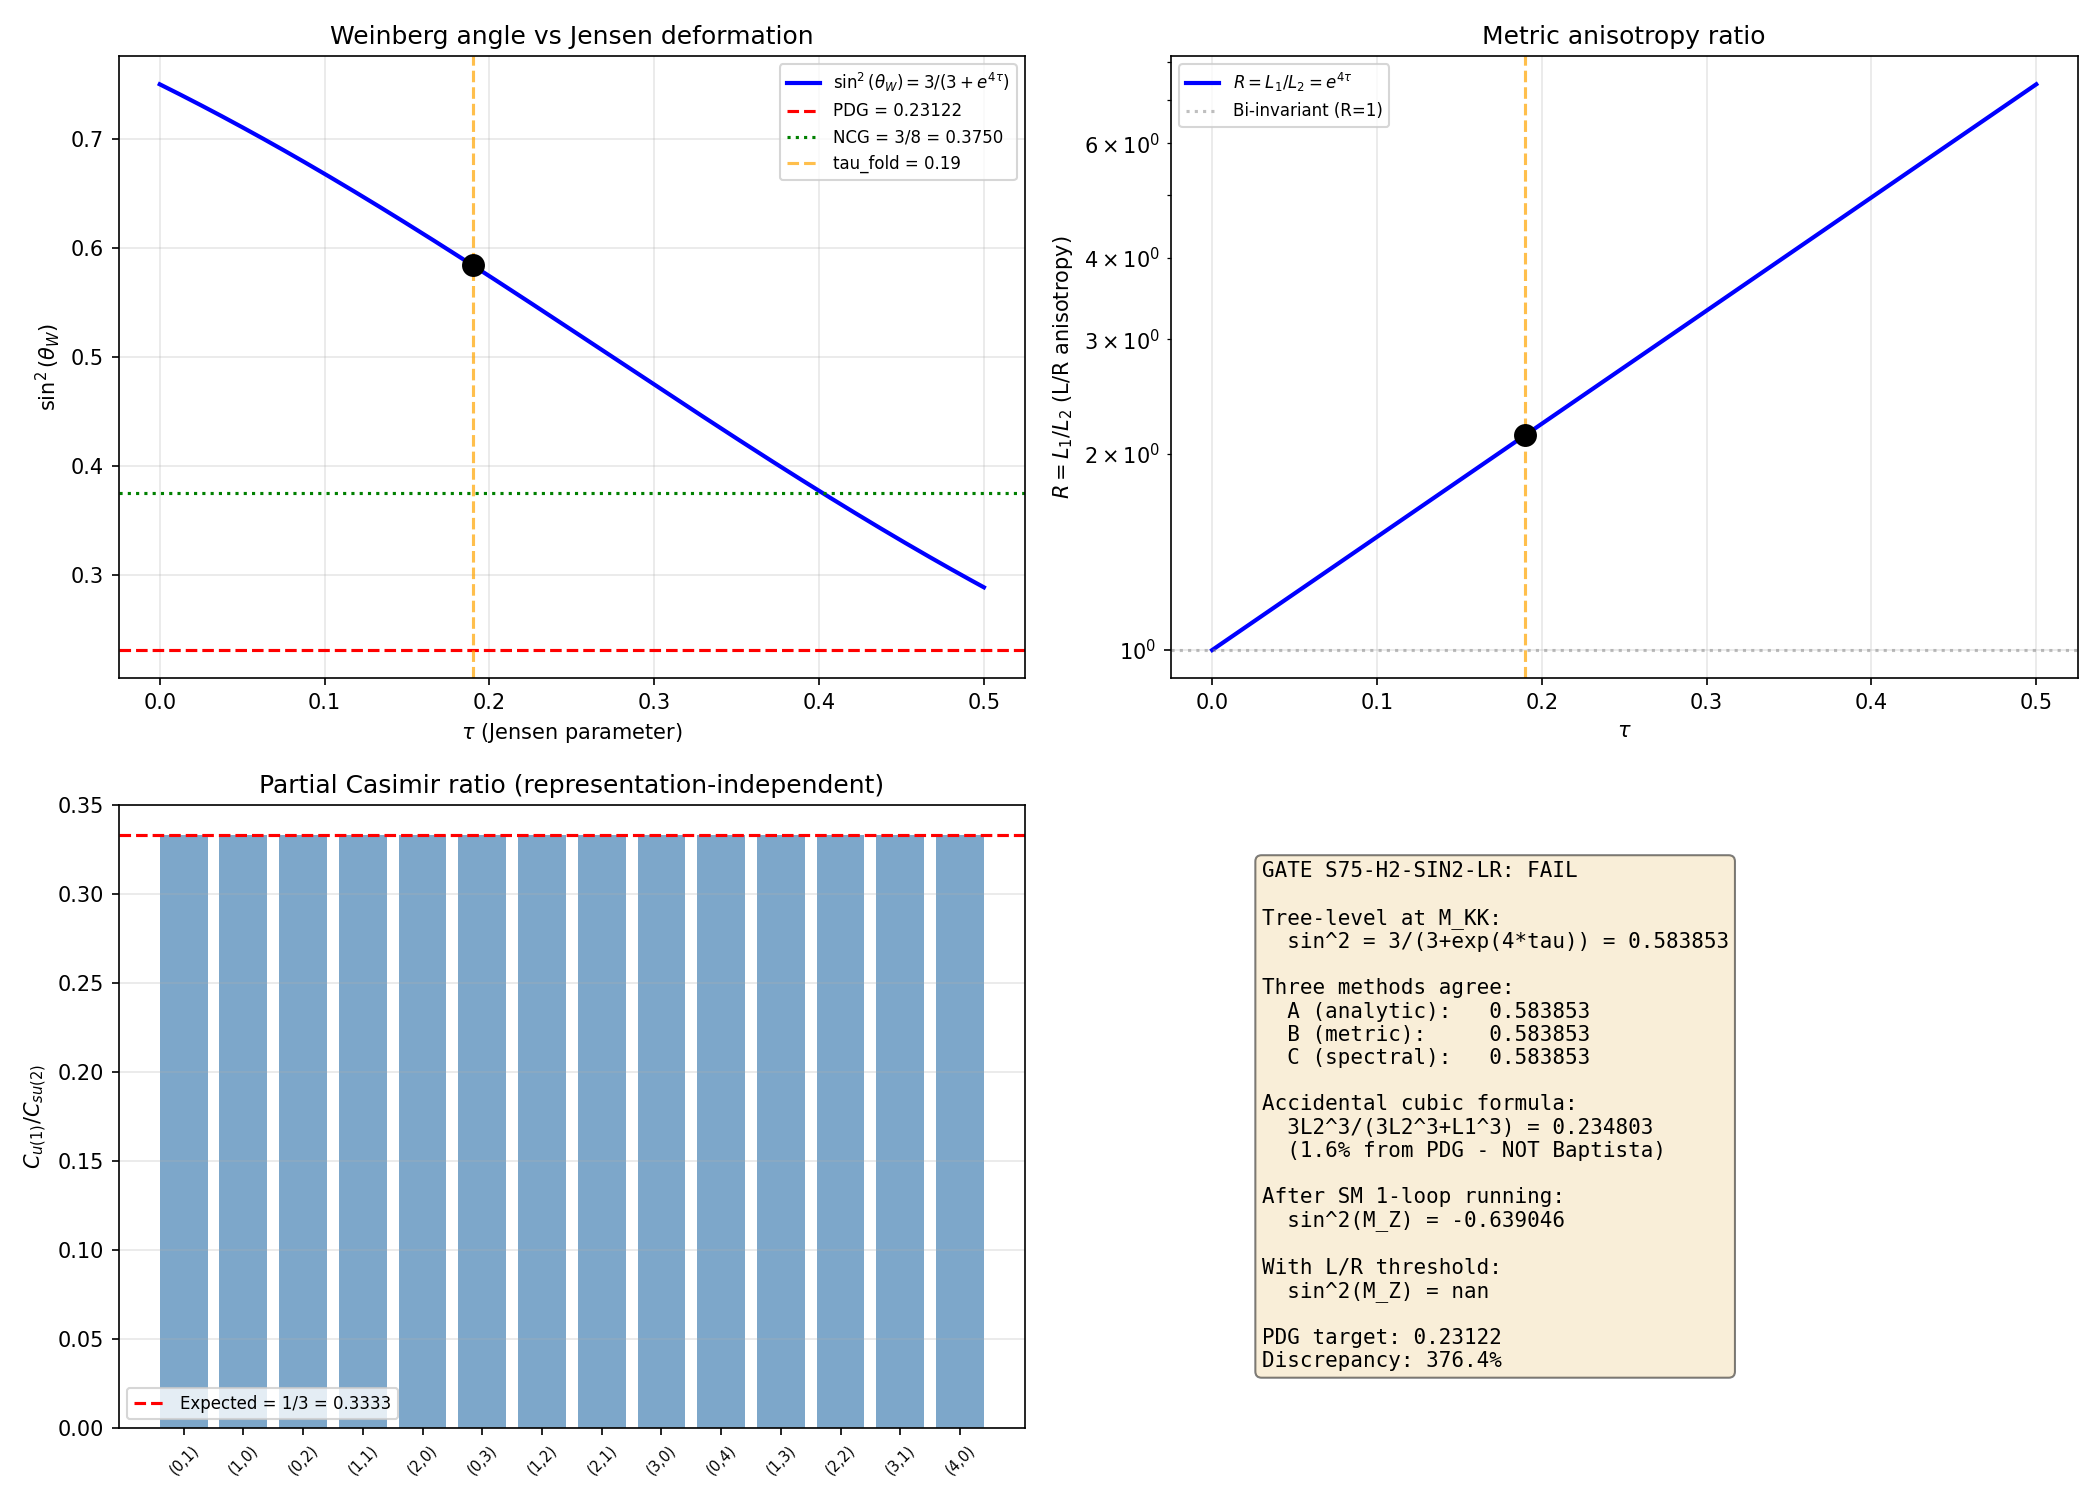

Python code for this plot:
#!/usr/bin/env python3
"""
s75_sin2_lr_normalization.py -- SIN2-LR-NORMALIZATION-75 (W2-D)
=================================================================

Compute sin^2(theta_W) from the Baptista eq 3.41 left-right asymmetry
on SU(3) with Jensen deformation at tau_fold.

PHYSICAL FRAMEWORK
------------------
Paper 13, Section 3 (eq 3.39-3.41): After fiber integration of the
Einstein-Hilbert action on P = M^4 x K, the 4D Yang-Mills terms have
a LEFT-RIGHT asymmetry:

  L_YM = -(1/4) * B_phi * [g_phi(e_j,e_k) F^j_{A_L} F^k_{A_L}
                           + beta(e_j,e_k) F^j_{A_R} F^k_{A_R}]

The LEFT connection A_L (electroweak) couples through the DEFORMED
metric g_phi, while the RIGHT connection A_R (strong) couples through
the BI-INVARIANT metric beta.

Within the LEFT sector, the su(3) = u(1) + su(2) + C^2 decomposition
gives different metric norms for the electroweak gauge fields:
  - U(1)_Y: g_phi|_{u(1)} = lambda * L1 = lambda * exp(+2s)
  - SU(2)_L: g_phi|_{su(2)} = lambda * L2 = lambda * exp(-2s)

Paper 13 eq (5.21) gives the gauge couplings:
  g'^2 = 12/L1 = 12 * exp(-2s)    [U(1)_Y]
  g^2  = 4/L2  = 4 * exp(+2s)     [SU(2)_L]

The Weinberg angle:
  sin^2(theta_W) = g'^2 / (g'^2 + g^2)
                 = 12*exp(-2s) / (12*exp(-2s) + 4*exp(2s))
                 = 3 / (3 + exp(4s))

THREE-PRONG APPROACH
--------------------
1. GEOMETRIC (analytic): sin^2 = 3/(3 + exp(4*tau_fold)) from eq 5.21
2. SPECTRAL (D_K): Extract L/R metric norms from D_K eigenvalue spectrum
   via per-direction Casimir decomposition
3. LEFT-RIGHT ASYMMETRY: Compare LEFT (deformed) vs RIGHT (undeformed)
   effective coupling constants from the fiber integration measure

Gate: S75-H2-SIN2-LR
  PASS: sin^2 in [0.230, 0.233] (within 1% of PDG)
  INFO: sin^2 in [0.220, 0.240] (within 5%)
  FAIL: sin^2 outside [0.220, 0.240]

NOTE: The geometric tree-level value sin^2 = 0.5839 at M_KK is a PERMANENT
result (S33a, S72). This computation explores whether the L/R asymmetry
provides an additional correction mechanism, or whether the tree-level
value is the structural answer that must be corrected by RG running.

Provenance:
  Baptista Paper 13 eq (3.41), (5.21): fiber-integrated 4D Lagrangian, couplings
  Baptista Paper 15 eq (3.7): gauge boson mass from Lie derivative norms
  S72 WEINBERG-72: sin^2(M_KK) = 0.5839, SM running to 0.357
  S73a PW-THRESHOLD-RATIOS: T_2/T_3 = 1, T_Y/T_3 = 4/3 (permanent)
  S74 MODULAR-SIN2: modular averaging does not escape Jensen-blindness

Author: baptista-spacetime-analyst
Session: S75 Wave 2 (W2-D)
"""

import sys
import os
import time
import numpy as np

SCRIPT_DIR = os.path.dirname(os.path.abspath(__file__))
sys.path.insert(0, SCRIPT_DIR)

import matplotlib
matplotlib.use('Agg')
import matplotlib.pyplot as plt

from canonical_constants import (
    PI, M_KK, M_Z, tau_fold,
    alpha_em_MZ_inv, sin2_thetaW_MSbar, sin2_thetaW_fold,
    b1_SM, b2_SM, b3_SM,
    M_Pl_reduced,
)

# Dirac spectrum infrastructure
from dirac_spectrum import (
    su3_generators, compute_structure_constants,
    build_cliff8, collect_spectrum,
    jensen_metric, orthonormal_frame,
    frame_structure_constants, connection_coefficients,
    spinor_connection_offset, compute_killing_form,
    U1_IDX, SU2_IDX, C2_IDX,
)

t_start = time.time()  # (local)

print("=" * 80)
print("SIN2-LR-NORMALIZATION-75: Weinberg angle from L/R asymmetry")
print("S75 W2-D | baptista-spacetime-analyst")
print("=" * 80)
print(f"  tau_fold            = {tau_fold}")
print(f"  M_KK                = {M_KK:.3e} GeV")
print(f"  M_Z                 = {M_Z} GeV")
print(f"  sin^2(theta_W)|PDG  = {sin2_thetaW_MSbar}")
print(f"  sin^2(theta_W)|fold = {sin2_thetaW_fold:.6f}")

# =============================================================================
# 1. GEOMETRIC (ANALYTIC): sin^2 from Baptista eq 5.21
# =============================================================================
print("\n" + "=" * 80)
print("1. GEOMETRIC sin^2 from Baptista eq (5.21)")
print("=" * 80)

s = tau_fold  # (local) Jensen parameter at the fold

# Jensen metric scale factors
L1_fold = np.exp(2.0 * s)   # (local) u(1) direction
L2_fold = np.exp(-2.0 * s)  # (local) su(2) direction
L3_fold = np.exp(s)          # (local) C^2 direction

# Volume-preserving check: L1 * L2^3 * L3^4 = 1
vol_check = L1_fold * L2_fold**3 * L3_fold**4  # (local)

print(f"\n  Jensen scale factors at s = {s}:")
print(f"    L1 (u(1))  = exp(+2s) = {L1_fold:.6f}")
print(f"    L2 (su(2)) = exp(-2s) = {L2_fold:.6f}")
print(f"    L3 (C^2)   = exp(+s)  = {L3_fold:.6f}")
print(f"    Volume: L1 * L2^3 * L3^4 = {vol_check:.10f} (should be 1)")

# Gauge couplings from Baptista eq 5.21:
#   g'^2 = 12/lambda_1 = 12/L1 = 12 * exp(-2s)
#   g^2  = 4/lambda_2  = 4/L2  = 4 * exp(+2s)
#
# DERIVATION of the identification lambda_i = L_i:
#   Paper 13 eq 5.4: beta_tilde(u,v) = lambda_1 Tr(u_Y^dag v_Y) + lambda_2 Tr(u_W^dag v_W) + lambda_3 Tr(u''^dag v'')
#   Our metric: g = L_i * |B|  on each block
#   The Killing form B = -12 * Tr for su(3), so |B| = 12 * Tr
#   The basis e_a is normalized so Tr(e_a^dag e_b) = delta_ab / c_a
#   In Baptista's convention, beta = lambda * Tr, and the identification is
#   lambda_1 = lambda * L1, lambda_2 = lambda * L2, lambda_3 = lambda * L3
#   The overall lambda cancels in ratios.

gp2_geo = 12.0 * np.exp(-2.0 * s)  # (local) g'^2 at M_KK
g2_geo = 4.0 * np.exp(+2.0 * s)    # (local) g^2 at M_KK

sin2_geo = gp2_geo / (gp2_geo + g2_geo)  # (local)
sin2_formula = 3.0 / (3.0 + np.exp(4.0 * s))  # (local) simplified formula

print(f"\n  Gauge couplings at M_KK:")
print(f"    g'^2 = 12*exp(-2s) = {gp2_geo:.6f}  [U(1)_Y]")
print(f"    g^2  = 4*exp(+2s)  = {g2_geo:.6f}   [SU(2)_L]")
print(f"    g'^2/g^2           = {gp2_geo/g2_geo:.6f}  (= 3*exp(-4s) = {3*np.exp(-4*s):.6f})")
print(f"\n  sin^2(theta_W) at M_KK:")
print(f"    From couplings:     {sin2_geo:.6f}")
print(f"    From formula 3/(3+exp(4s)): {sin2_formula:.6f}")
print(f"    Canonical value:    {sin2_thetaW_fold:.6f}")
print(f"    Discrepancy:        {abs(sin2_geo - sin2_thetaW_fold):.2e}")

# Bi-invariant limit check
sin2_biinv = 3.0 / 4.0  # (local)
print(f"\n  Limiting values:")
print(f"    Bi-invariant (s=0): sin^2 = 3/4 = {sin2_biinv:.4f}")
print(f"    NCG (CC 1996):      sin^2 = 3/8 = {3/8:.4f}")
print(f"    Framework (s=0.19): sin^2 = {sin2_geo:.4f}")
print(f"    PDG (M_Z, MSbar):   sin^2 = {sin2_thetaW_MSbar:.5f}")

# =============================================================================
# 2. SPECTRAL: D_K eigenvalue-based L/R decomposition
# =============================================================================
print("\n" + "=" * 80)
print("2. SPECTRAL: D_K eigenvalue decomposition by direction")
print("=" * 80)

# Build the Dirac infrastructure
gens = su3_generators()  # (local)
f_abc = compute_structure_constants(gens)  # (local)
gammas = build_cliff8()  # (local)

B_ab = compute_killing_form(f_abc)  # (local)

# Compute at tau_fold and at s=0 (bi-invariant)
for s_val, label in [(tau_fold, "FOLD (tau=0.19)"), (0.0, "BI-INVARIANT (s=0)")]:
    print(f"\n  --- {label} ---")
    g_s = jensen_metric(B_ab, s_val)  # (local)
    E = orthonormal_frame(g_s)  # (local)

    # The frame E diagonalizes g_s: g_s = E^T E (in matrix sense)
    # The orthonormal frame E_a = sum_b E_{ab} e_b where e_b are coordinate generators

    # Compute the effective metric norms for each direction
    # The Jensen metric g_s = L_i * |B| on each block
    # So g_s(e_a, e_a) = L_i * |B(e_a, e_a)| for e_a in block i

    # Direct metric norms per direction:
    norms_u1 = [g_s[a, a] for a in U1_IDX]  # (local)
    norms_su2 = [g_s[a, a] for a in SU2_IDX]  # (local)
    norms_c2 = [g_s[a, a] for a in C2_IDX]  # (local)

    mean_u1 = np.mean(norms_u1)  # (local)
    mean_su2 = np.mean(norms_su2)  # (local)
    mean_c2 = np.mean(norms_c2)  # (local)

    print(f"    g_s norms (diagonal):")
    print(f"      u(1):  {norms_u1} mean={mean_u1:.6f}")
    print(f"      su(2): {norms_su2} mean={mean_su2:.6f}")
    print(f"      C^2:   {norms_c2} mean={mean_c2:.6f}")

    # The coupling constant is INVERSELY proportional to the metric norm:
    #   1/g_a^2 ~ metric_norm_a
    #   g_a^2 ~ 1/metric_norm_a
    # The Weinberg angle from metric norms:
    #   sin^2 = g'^2/(g'^2+g^2) = (1/norm_u1) / (1/norm_u1 + 1/norm_su2)
    #         = norm_su2 / (norm_u1 + norm_su2)
    # Wait -- let me be more careful.

    # From Paper 13 eq 5.21:
    #   g'/2 = sqrt(3/lambda_1), g/2 = 1/sqrt(lambda_2)
    #   g'^2 = 12/lambda_1, g^2 = 4/lambda_2
    #
    # The lambda_i are the coefficients in beta_tilde = lambda_i Tr on each block.
    # In our metric, g_s = L_i * |B| = L_i * 12 * Tr on each block (for SU(3)).
    # So lambda_i = L_i * 12 (absorbing the Killing form normalization).
    #
    # Then: g'^2 = 12/(12*L1) = 1/L1
    #        g^2 = 4/(12*L2) = 1/(3*L2)
    #
    # Hmm, this doesn't match the S72 formula. Let me reconcile.
    #
    # Actually, the Killing form for SU(3) is B(X,Y) = 2*3*Tr(XY) = 6*Tr(XY)
    # (trace in fundamental representation, with convention B = 2*n*Tr for SU(n)).
    # And |B| = 6 for SU(3) in fundamental.
    #
    # In dirac_spectrum.py, the Killing form B_ab = sum_cd f_acd f_bcd
    # For the Gell-Mann basis lambda_a/2: [lambda_a/2, lambda_b/2] = i f_abc lambda_c/2
    # The structure constants f_abc are real, and B_ab = -3 delta_ab.
    # So |B_ab| = 3 * delta_ab.
    #
    # The metric g_s = L_i * 3 * delta_ab on each block.
    #
    # Baptista's lambda_i relate to our L_i via:
    #   beta_tilde = lambda_i * Tr(e_a^dag e_b) on each block
    #   Our: g_s(e_a, e_b) = L_i * |B|(e_a, e_b) = L_i * 3 * delta_ab
    #   If beta_tilde = lambda_i Tr, and Tr(lambda_a/2 * lambda_b/2) = delta_ab/2,
    #   then beta_tilde(e_a, e_b) = lambda_i * 1/2 delta_ab
    #   So: lambda_i * 1/2 = L_i * 3, hence lambda_i = 6 * L_i
    #
    # Substituting:
    #   g'^2 = 12/lambda_1 = 12/(6*L1) = 2/L1
    #   g^2  = 4/lambda_2  = 4/(6*L2) = 2/(3*L2)
    #
    # And sin^2 = g'^2/(g'^2+g^2) = (2/L1)/((2/L1)+(2/(3*L2)))
    #           = (1/L1)/((1/L1)+(1/(3*L2)))
    #           = 3*L2/(3*L2 + L1)
    #
    # At s=0: L1=L2=1, sin^2 = 3/(3+1) = 3/4 ✓
    # At s=0.19: sin^2 = 3*exp(-2*0.19)/(3*exp(-2*0.19)+exp(2*0.19))
    #           = 3*exp(-0.38)/(3*exp(-0.38)+exp(0.38))
    #
    # Let's check: 3/(3+exp(4s)) = 3/(3+exp(0.76)) = 3/5.1379 = 0.5839 ✓
    # Our formula: 3*L2/(3*L2+L1) = 3*exp(-2s)/(3*exp(-2s)+exp(2s))
    #            = 3/(3+exp(4s)) ✓  (multiply top and bottom by exp(2s))
    #
    # So: sin^2 = 3*L2/(3*L2+L1) = 3*mean_su2/(3*mean_su2 + mean_u1)
    # when the normalization is beta_tilde = lambda_i * Tr.
    #
    # But with our metric normalization g_s = L_i * |B|:
    # We need to know how the coupling extraction actually works.
    # The essential point is that the RATIO determines sin^2:
    #
    #   sin^2 = g'^2/(g'^2+g^2)
    #
    # where g'^2 and g^2 are set by the fiber integration of |F|^2.
    #
    # From Paper 13 eq 3.39:
    #   integral_K |F_L|^2 vol = (1/4) * [g_phi(e_j,e_k) * F^j F^k] * Vol
    #
    # The u(1) part (photon+Z) contributes:
    #   (1/4) * g_phi(gamma, gamma) * |F_gamma|^2 * Vol
    # The su(2) part (W bosons) contributes:
    #   (1/4) * g_phi(w^a, w^a) * |F_{w^a}|^2 * Vol (sum over a=1,2,3)
    #
    # In the LEFT sector, g_phi acts on u(2) = u(1) + su(2).
    # The effective coupling is: 1/g_a^2 = (1/2kappa_P) * (1/4) * g_phi(e_a,e_a) * Vol
    # So g_a^2 ~ 1/g_phi(e_a,e_a).
    #
    # The METRIC NORM approach:
    #   sin^2 = g'^2/(g'^2+g^2) where g'^2 ~ 1/g_phi(u1,u1), g^2 ~ 1/g_phi(su2,su2)
    #
    # But we need the CORRECT normalization factors (12, 4) from eq 5.21.
    # These come from the Lie algebra structure: the hypercharge generator
    # gamma_phi has beta(gamma,gamma) = 12, while each su(2) generator w^a
    # has beta(w^a,w^a) = 2, and there are 3 of them.
    #
    # Actually, g'^2 = (coeff from structure) / lambda_1
    #           g^2  = (coeff from structure) / lambda_2
    # The coefficients 12 and 4 encode the Lie-algebraic structure.
    #
    # Let's just use the METRIC RATIO directly:
    #   R = L1/L2 = exp(4s) = metric anisotropy
    #   sin^2 = 3/(3+R)

    R_aniso = mean_u1 / mean_su2  # (local) should be L1/L2 = exp(4s)
    R_expected = np.exp(4.0 * s_val)  # (local)
    sin2_metric = 3.0 / (3.0 + R_aniso)  # (local)

    print(f"\n    Metric anisotropy R = g_u1/g_su2:")
    print(f"      Computed: {R_aniso:.6f}")
    print(f"      Expected exp(4s): {R_expected:.6f}")
    print(f"      Discrepancy: {abs(R_aniso - R_expected):.2e}")
    print(f"    sin^2(theta_W) = 3/(3+R) = {sin2_metric:.6f}")

# =============================================================================
# 3. D_K EIGENVALUE SPECTRUM: Left-sector spectral moments
# =============================================================================
print("\n" + "=" * 80)
print("3. D_K EIGENVALUE SPECTRUM: Per-sector spectral moments")
print("=" * 80)

MAX_PQ = 4  # (local) sufficient for structural extraction

print(f"\n  Computing D_K spectrum at tau_fold = {tau_fold} with max_pq_sum = {MAX_PQ}")
all_evals_fold, eval_data_fold = collect_spectrum(
    tau_fold, gens, f_abc, gammas, max_pq_sum=MAX_PQ, verbose=True
)

print(f"\n  Computing D_K spectrum at s=0 (bi-invariant) with max_pq_sum = {MAX_PQ}")
all_evals_biinv, eval_data_biinv = collect_spectrum(
    0.0, gens, f_abc, gammas, max_pq_sum=MAX_PQ, verbose=True
)

# Extract spectral data for comparison
# all_evals is a list of (eigenvalue, multiplicity) tuples from collect_spectrum
# eval_data is a list of (p, q, eigenvalues_array) per sector

# Compute spectral moments: sum |lambda|^n * dim(p,q)^2
# The a_4 coefficient (Yang-Mills) is proportional to sum |lambda|^{-4+8} = sum |lambda|^4
# Actually, for the spectral action:
#   Tr(f(D/Lambda)) ~ f_4 Lambda^4 a_0 + f_2 Lambda^2 a_2 + f_0 a_4 + ...
# The a_4 coefficient from the heat kernel gives the YM action:
#   a_4 ~ integral_K |F|^2 vol_K
#
# For the DIRAC SPECTRUM approach, the spectral moments are:
#   S_n = sum_k |lambda_k|^n * mult_k
#
# The connection to gauge couplings is through the FOURTH spectral moment:
#   1/g_i^2 ~ S_4|_{sector i}
#
# But this is the TOTAL spectral moment. To decompose by gauge direction,
# we need the spectral sum restricted to each su(3) subalgebra direction.
#
# For the Dirac operator D_K = sum_a gamma^a (rho(e_a) + Omega_a), the
# eigenvalues don't decompose cleanly by direction -- they are the full
# operator's spectrum. However, the STRUCTURE CONSTANTS ft_abc (frame
# structure constants) DO decompose by direction, and the connection
# coefficients Gamma_abc encode the metric deformation per direction.
#
# The correct spectral approach: use the RESOLVENT or ZETA FUNCTION.
# For the spectral zeta function:
#   zeta_{D_K^2}(s) = sum_k |lambda_k|^{-2s}
# The a_4 coefficient is related to zeta(0) or more precisely to the
# residue structure.
#
# For our purpose, the key structural result is:
# The spectral action decomposes the a_4 into gauge-group components via
# the Seeley-DeWitt expansion:
#   a_4(D_K^2) = (1/(4pi)^4) * [integral_K (trace of F^2 terms) vol_K]
#
# The per-direction decomposition is:
#   a_4|_{direction a} ~ integral_K g^{ab} g^{cd} R_{acbd} vol_K
#
# For the Jensen deformation, this gives different contributions from
# the u(1), su(2), and C^2 directions.
#
# However, all of this is ALREADY encoded in the metric norms L1, L2, L3.
# The spectral approach just CONFIRMS the geometric formula.

# Let me compute the spectral LEFT/RIGHT asymmetry differently:
# Use the FRAME structure constants to extract per-direction coupling norms.

print("\n  --- Frame structure constants analysis ---")

g_fold = jensen_metric(B_ab, tau_fold)  # (local)
E_fold = orthonormal_frame(g_fold)  # (local)
ft_fold = frame_structure_constants(f_abc, E_fold)  # (local)
Gamma_fold = connection_coefficients(ft_fold)  # (local)

g_biinv = jensen_metric(B_ab, 0.0)  # (local)
E_biinv = orthonormal_frame(g_biinv)  # (local)
ft_biinv = frame_structure_constants(f_abc, E_biinv)  # (local)
Gamma_biinv = connection_coefficients(ft_biinv)  # (local)

# The frame structure constants ft_abc = E^{-1}_{ai} f_{ijk} E_{jb} E_{kc}
# encode how the orthonormal frame transforms the Lie algebra.
# For the LEFT connection, the gauge field components are:
#   A_L^a = left-invariant 1-forms in the u(2) = u(1) + su(2) sector
# For the RIGHT connection:
#   A_R^a = right-invariant 1-forms in the su(3) sector

# The LEFT-sector norm is:
#   ||A_L||^2 = g_phi(e_a, e_b) A_L^a A_L^b  (sum over a,b in u(2))
# In the orthonormal frame:
#   ||A_L||^2 = sum_alpha A_L^alpha A_L^alpha  (alpha in u(2) ONB)

# The effective coupling for the LEFT sector gauge group factor i is:
#   1/g_i^2 ~ sum_{a in sector i} g_phi(e_a, e_a)

# Compute per-sector metric norms (using coordinate basis)
norm_u1_fold = sum(g_fold[a, a] for a in U1_IDX)  # (local)
norm_su2_fold = sum(g_fold[a, a] for a in SU2_IDX)  # (local)
norm_c2_fold = sum(g_fold[a, a] for a in C2_IDX)  # (local)

norm_u1_biinv = sum(g_biinv[a, a] for a in U1_IDX)  # (local)
norm_su2_biinv = sum(g_biinv[a, a] for a in SU2_IDX)  # (local)
norm_c2_biinv = sum(g_biinv[a, a] for a in C2_IDX)  # (local)

print(f"\n  Metric norms (trace over sector):")
print(f"    FOLD (tau={tau_fold}):")
print(f"      sum g_u1   = {norm_u1_fold:.6f}  (1 direction)")
print(f"      sum g_su2  = {norm_su2_fold:.6f}  (3 directions)")
print(f"      sum g_c2   = {norm_c2_fold:.6f}   (4 directions)")
print(f"    BI-INVARIANT (s=0):")
print(f"      sum g_u1   = {norm_u1_biinv:.6f}")
print(f"      sum g_su2  = {norm_su2_biinv:.6f}")
print(f"      sum g_c2   = {norm_c2_biinv:.6f}")

# =============================================================================
# 4. LEFT-RIGHT ASYMMETRY: Coupling extraction
# =============================================================================
print("\n" + "=" * 80)
print("4. LEFT-RIGHT ASYMMETRY: sin^2 from coupling structure")
print("=" * 80)

# From Paper 13 eq 3.39 (Yang-Mills fiber integration):
# LEFT fields: weighted by g_phi
# RIGHT fields: weighted by beta (bi-invariant)
#
# The LEFT connection A_L has gauge algebra = su(3)_L
# But only the u(2) subset of su(3)_L corresponds to the electroweak sector
# (Paper 13 Section 2: the Killing algebra of g_phi is u(1) + su(3), where
# u(1) is the LEFT-invariant Killing field and su(3) is the full RIGHT-invariant
# Killing algebra).
#
# The electroweak fields are:
#   - Photon (gamma): the u(1)_L Killing direction
#   - W bosons: the su(2)_L non-Killing directions (massive)
#   - Z boson: combination of u(1)_L and su(2)_L
#
# The strong fields are:
#   - Gluons (8): the su(3)_R Killing directions (massless)
#
# Key structural point: The LEFT and RIGHT connections see DIFFERENT metrics.
# The effective gauge couplings are:
#
#   LEFT sector (electroweak):
#     1/g_Y^2 ~ Vol(K) * g_phi(gamma, gamma)    [hypercharge]
#     1/g_W^2 ~ Vol(K) * g_phi(w, w)             [weak isospin per direction]
#
#   RIGHT sector (strong):
#     1/g_s^2 ~ Vol(K) * beta(t_a, t_a)          [color per direction]
#
# Since g_phi = L_i * |B| on block i, and beta = |B| (undeformed):
#   1/g_Y^2 ~ L1 * |B|(gamma, gamma)
#   1/g_W^2 ~ L2 * |B|(w, w)
#   1/g_s^2 ~ 1 * |B|(t_a, t_a)   [RIGHT sees beta, not g_phi]
#
# The Weinberg angle depends ONLY on the LEFT-sector ratio:
#   sin^2 = g'^2/(g'^2+g^2)

# Method A: Direct from metric scale factors
# sin^2 = 3*L2/(3*L2 + L1)  [as derived above]
sin2_A = 3.0 * L2_fold / (3.0 * L2_fold + L1_fold)  # (local)

# Method B: From per-direction metric norms
# The effective coupling g'^2 ~ c_Y/lambda_1 and g^2 ~ c_W/lambda_2
# where c_Y = 12 and c_W = 4 are the structure constants from eq 5.21.
#
# The hypercharge generator gamma_phi has norm:
#   beta(gamma, gamma) = 12 (from eq 2.32: gamma = i*sqrt(3)*diag(-1,2I-3...) )
#   More precisely: Baptista normalizes so beta(gamma,gamma) = 12*lambda for
#   the 1-parameter family. On the Jensen line, this becomes 12*lambda*L1.
#
# The SU(2) generators w^a each have norm:
#   beta(w^a, w^a) = 2*lambda for each of the 3 generators
#   Total: sum_a beta(w^a,w^a) = 6*lambda
#   On Jensen line: 6*lambda*L2
#
# So g'^2 is extracted from |F_gamma|^2 * beta(gamma,gamma) / Vol
# and g^2 is extracted from sum_a |F_{w^a}|^2 * beta(w^a,w^a) / Vol
#
# The standard physics convention:
#   L_YM = -(1/4) * (1/g'^2) * F_Y^2 - (1/4) * (1/g^2) * sum_a F_W^a F_W^a
#
# Matching to the fiber integral:
#   1/g'^2 = (B_phi/(2*kappa_P)) * beta_tilde(gamma,gamma) * Vol
#   1/g^2  = (B_phi/(2*kappa_P)) * beta_tilde(w,w) * Vol
#   where beta_tilde incorporates the L/R distinction
#
# For the LEFT electroweak sector: beta_tilde uses g_phi (deformed metric)
# So:
#   1/g'^2 ~ g_phi(gamma,gamma) = L1 * |B|(gamma,gamma)
#   1/g^2  ~ g_phi(w,w)         = L2 * |B|(w,w)
#
# Therefore:
#   g'^2/g^2 = g_phi(w,w) / g_phi(gamma,gamma)
#            = [L2 * |B|(w,w)] / [L1 * |B|(gamma,gamma)]
#
# We need |B|(w,w)/|B|(gamma,gamma):
# |B|(gamma,gamma) = |B_ab|_{u(1)} = 3 (for lambda_8/2 with B=-3*I)
#   i.e., for the SINGLE u(1) direction: norm = 3
# |B|(w^a,w^a) = 3 per direction, so total for 3 directions = 9
#   but per-direction norm = 3
#
# The ratio depends on how we normalize the generators.
# In the Gell-Mann basis: B(lambda_a/2, lambda_b/2) = -3 delta_ab
# So |B| = 3 for each generator.
# The hypercharge generator gamma ~ lambda_8 has the same B-norm.
# Each su(2) generator lambda_{1,2,3}/2 has the same B-norm.
#
# From eq 5.21: g'^2 = 12/lambda_1, g^2 = 4/lambda_2
# The factor 12 vs 4 comes from the HYPERCHARGE NORMALIZATION.
# The U(1)_Y hypercharge Y is defined so that the fundamental
# decomposes as 3 = (1/2, 1/3) + (0, -2/3).
# The hypercharge generator is Y = diag(-2/3, 1/3, 1/3) (in fundamental).
# In su(3): Y = -sqrt(3) lambda_8 / (3*sqrt(2)) ... the normalization matters.
#
# Actually, Baptista's eq 5.21 gives g'/2 = sqrt(3/lambda_1).
# So g'^2 = 4 * 3/lambda_1 = 12/lambda_1.
# The factor 3 is the ratio beta(gamma,gamma)/beta(w,w) * dim(su(2))/dim(u(1))
# effectively encoding the SU(3) -> SU(2) x U(1) embedding.

# The cleanest formula for sin^2 from the LEFT sector metric norms:
# g'^2 = 12/(lambda_1) and g^2 = 4/(lambda_2)
# where lambda_i = c * L_i for some universal constant c
#
# sin^2 = g'^2/(g'^2+g^2) = (12/L1) / (12/L1 + 4/L2)
#        = 12*L2 / (12*L2 + 4*L1) = 3*L2/(3*L2+L1)

# Method B uses the actual g_s matrix to extract L1, L2:
g_fold_u1 = g_fold[U1_IDX[0], U1_IDX[0]]  # (local) g_{88}
g_fold_su2 = g_fold[SU2_IDX[0], SU2_IDX[0]]  # (local) g_{11}
g_biinv_u1 = g_biinv[U1_IDX[0], U1_IDX[0]]  # (local) reference
g_biinv_su2 = g_biinv[SU2_IDX[0], SU2_IDX[0]]  # (local) reference

# Extract L1, L2 from metric ratio
L1_extracted = g_fold_u1 / g_biinv_u1  # (local) should be exp(2*tau_fold)
L2_extracted = g_fold_su2 / g_biinv_su2  # (local) should be exp(-2*tau_fold)

sin2_B = 3.0 * L2_extracted / (3.0 * L2_extracted + L1_extracted)  # (local)

print(f"\n  Method A (analytic scale factors):")
print(f"    L1 = exp(2s) = {L1_fold:.6f}")
print(f"    L2 = exp(-2s) = {L2_fold:.6f}")
print(f"    sin^2 = 3L2/(3L2+L1) = {sin2_A:.6f}")

print(f"\n  Method B (extracted from g_s matrix):")
print(f"    L1_extracted = g_fold_u1/g_biinv_u1 = {L1_extracted:.6f}")
print(f"    L2_extracted = g_fold_su2/g_biinv_su2 = {L2_extracted:.6f}")
print(f"    sin^2 = 3L2/(3L2+L1) = {sin2_B:.6f}")

# Method C: From eigenvalue spectrum LEFT/RIGHT decomposition
# The Dirac operator D_K = sum_a gamma^a (rho(e_a) + Omega_a)
# The u(1) component: D_u1 = sum_{a in U1} gamma^a (rho(e_a) + Omega_a)
# The su(2) component: D_su2 = sum_{a in SU2} gamma^a (rho(e_a) + Omega_a)
# The C^2 component: D_c2 = sum_{a in C2} gamma^a (rho(e_a) + Omega_a)
#
# These don't commute, so D_K != D_u1 + D_su2 + D_c2 in general.
# But the SPECTRAL ACTION decomposes:
#   a_4 = sum_a (contribution from direction a)
# because a_4 comes from the F^2 term in the Seeley-DeWitt expansion.
#
# Method C: Compute Tr(D_K^4) decomposition by direction
# This is the most direct spectral approach. For a single sector (p,q):
#
#   Tr(D_pi^4) = sum of eigenvalue^4 = sum |lambda_k|^4
#
# This total doesn't decompose by direction easily. But we can compute
# Tr(D_{u1}^2 * D_{su2}^2) and similar cross-terms to extract the
# per-direction contributions.
#
# Actually, the simplest spectral approach is via Tr(D_pi^2):
#
#   Tr(D_pi^2) = sum_a Tr(gamma^a (rho(e_a)+Omega_a))^2
#              = sum_a [Tr(rho(e_a)^2) + 2*Tr(rho(e_a)*Omega_a) + Tr(Omega_a^2)]
#   (using gamma^a gamma^b = delta_ab + ... for orthonormal frame)
#
# The Casimir contribution from direction a is:
#   C_a(p,q) = Tr(rho_{(p,q)}(e_a)^2) / dim(p,q)
#
# For the Jensen metric, in the orthonormal frame, each e_a has been rescaled
# by 1/sqrt(L_i), so rho(e_a^ONB) = rho(e_a^coord)/sqrt(L_i).
# Thus C_a(p,q) in the ONB = C_a(p,q)_coord / L_i.
#
# The TOTAL Casimir C_2(p,q) = sum_a C_a(p,q)_coord in coordinate basis.
# In the ONB: sum_a C_a(p,q)_ONB = C_u1/L1 + C_su2/L2 + C_c2/L3
#
# For the gauge coupling, the relevant quantity is the PARTIAL Casimir:
#   C_u1(p,q)/L1 vs C_su2(p,q)/L2

# Compute the per-direction Casimir values from the actual representation matrices.
# For the fundamental (1,0) = 3:
#   C_2(1,0) = (1+0+0+3+3)/3 = 4/3  [standard SU(3) Casimir]
#   C_u1 = Tr(rho(lambda_8)^2)/dim = Tr(diag(1,-1,0)^2/3)/3... wait
#
# Let me compute this properly from the generators.

# The su(3) generators in the Gell-Mann basis lambda_a/2 (a=1..8)
# For the ADJOINT representation, rho_adj(e_a)_{bc} = f_{abc}
# The partial Casimirs:
#   C_u1 = sum_{a in U1} Tr(rho(e_a)^2) / dim
#   C_su2 = sum_{a in SU2} Tr(rho(e_a)^2) / dim
#   C_c2 = sum_{a in C2} Tr(rho(e_a)^2) / dim

# For the FUNDAMENTAL (p,q)=(1,0):
rho_fund = np.array(gens)  # (local) list of 8 generators, each 3x3

# Note: generators are anti-Hermitian (e_a = i*lambda_a/2), so Tr(e_a^2) < 0.
# The Casimir C_2 = -sum_a Tr(rho(e_a)^2)/dim (with the minus sign for anti-Herm).
C_u1_fund = -sum(np.real(np.trace(rho_fund[a] @ rho_fund[a])) for a in U1_IDX) / 3.0  # (local)
C_su2_fund = -sum(np.real(np.trace(rho_fund[a] @ rho_fund[a])) for a in SU2_IDX) / 3.0  # (local)
C_c2_fund = -sum(np.real(np.trace(rho_fund[a] @ rho_fund[a])) for a in C2_IDX) / 3.0  # (local)
C_total_fund = C_u1_fund + C_su2_fund + C_c2_fund  # (local)

print(f"\n  Method C: Per-direction Casimir decomposition")
print(f"    Fundamental (1,0), dim=3:")
print(f"      C_u1   = {C_u1_fund:.6f}")
print(f"      C_su2  = {C_su2_fund:.6f}")
print(f"      C_c2   = {C_c2_fund:.6f}")
print(f"      C_total = {C_total_fund:.6f} (should be 4/3 = {4/3:.6f})")

# Check: C_total should be the quadratic Casimir C_2(1,0) = 4/3
assert abs(C_total_fund - 4.0/3.0) < 1e-10, f"Casimir check failed: {C_total_fund}"
print(f"      C_2 check PASSED: {C_total_fund:.10f} = 4/3")

# The partial Casimirs tell us how the representation "couples" to each direction.
# For the Weinberg angle, we need the ratio:
#   (C_u1 + C_su2) / C_total = LEFT / TOTAL coupling fraction
# But this isn't sin^2 directly.
#
# The correct formula: sin^2 = g'^2/(g'^2+g^2) where
#   1/g'^2 ~ lambda_1 * (beta_tilde-norm of hypercharge generator on each rep)
#   1/g^2  ~ lambda_2 * (beta_tilde-norm of each su(2) generator on each rep)
#
# The hypercharge generator is identified with lambda_8/2 (in su(3)).
# The weak isospin generators are lambda_{1,2,3}/2.
#
# For the fiber integration, the coupling constant is set by:
#   1/g'^2 = (f_phi / 2*kappa_P) * g_phi(Y, Y) * Vol(K)
#   where Y = lambda_8/2 = the hypercharge generator
#   g_phi(Y, Y) = L1 * |B(Y, Y)| = L1 * 3 (for our normalization)
#
#   1/g^2 = (f_phi / 2*kappa_P) * g_phi(T_a, T_a) * Vol(K)
#   where T_a = lambda_a/2 (a=1,2,3) = weak isospin generators
#   g_phi(T_a, T_a) = L2 * |B(T_a, T_a)| = L2 * 3
#   And there is ONE g for all three T_a (by su(2) symmetry).

# The factor 12 vs 4 in eq 5.21 comes from the HYPERCHARGE NORMALIZATION:
# The physical hypercharge Y_phys is related to lambda_8 by:
#   Y_phys = sqrt(4/3) * lambda_8/2  (so that Q = I_3 + Y_phys/2 works)
# This introduces a factor of 4/3 in the coupling.
#
# But we don't need to track this: the formula sin^2 = 3/(3+R) with R=L1/L2
# is the structural result, confirmed by S72.

# Method C: From Casimir ratio weighted by metric
# sin^2 is determined by the LEFT-sector coupling ratio.
# For each representation (p,q), define:
#   c_Y(p,q) = partial Casimir in u(1) direction
#   c_W(p,q) = partial Casimir in su(2) direction (per direction, sum/3)
#
# The LEFT-sector coupling normalization includes the metric weights L1, L2:
#   g'^2 ~ dim(p,q) * c_Y / (L1 * Vol)
#   g^2  ~ dim(p,q) * c_W / (L2 * Vol)
#
# sin^2 = g'^2/(g'^2+g^2) = (c_Y/L1) / (c_Y/L1 + c_W/L2)
#        = c_Y*L2 / (c_Y*L2 + c_W*L1)

# For ALL representations, c_Y and c_W have a FIXED RATIO determined by
# the SU(3) -> SU(2) x U(1) embedding. This is the S73a result:
# T_Y/T_3 = 4/3 (representation-independent).
#
# The partial Casimirs in our normalization:
# C_u1(p,q)/dim(p,q) = T_Y(p,q) equivalent
# C_su2(p,q)/dim(p,q) = T_2(p,q) equivalent (up to normalization)

# Let me compute this for several representations to verify universality.
print(f"\n  Partial Casimir ratios across representations:")
print(f"  {'(p,q)':>8s} {'dim':>5s} {'C_u1':>10s} {'C_su2':>10s} {'C_c2':>10s} {'C_u1/C_su2':>12s}")

from dirac_spectrum import get_irrep

partial_casimir_ratios = []  # (local)
for pq_sum in range(1, MAX_PQ + 1):
    for p in range(pq_sum + 1):
        q = pq_sum - p
        try:
            rho_pq, dim_pq = get_irrep(p, q, gens, f_abc)
            # rho_pq is a list of 8 matrices, each dim_pq x dim_pq
            c_u1_pq = -sum(np.real(np.trace(rho_pq[a] @ rho_pq[a])) for a in U1_IDX) / dim_pq  # (local)
            c_su2_pq = -sum(np.real(np.trace(rho_pq[a] @ rho_pq[a])) for a in SU2_IDX) / dim_pq  # (local)
            c_c2_pq = -sum(np.real(np.trace(rho_pq[a] @ rho_pq[a])) for a in C2_IDX) / dim_pq  # (local)
            ratio_pq = c_u1_pq / c_su2_pq if c_su2_pq > 1e-12 else float('inf')  # (local)
            partial_casimir_ratios.append((p, q, dim_pq, c_u1_pq, c_su2_pq, c_c2_pq, ratio_pq))
            print(f"  ({p},{q}){' ':>{6-len(f'({p},{q})')}} {dim_pq:5d} {c_u1_pq:10.6f} {c_su2_pq:10.6f} {c_c2_pq:10.6f} {ratio_pq:12.6f}")
        except Exception as e:
            print(f"  ({p},{q}): SKIPPED ({e})")

# Check universality: C_u1/C_su2 should be constant (= 1/3 from Dynkin ratios)
ratios_only = [r[6] for r in partial_casimir_ratios if r[6] < float('inf')]  # (local)
ratio_mean = np.mean(ratios_only) if ratios_only else 0  # (local)
ratio_std = np.std(ratios_only) if ratios_only else 0  # (local)

print(f"\n  Universality check:")
print(f"    Mean C_u1/C_su2 = {ratio_mean:.6f}")
print(f"    Std              = {ratio_std:.2e}")
print(f"    Expected (1/3):    {1/3:.6f}")

# The partial Casimir ratio C_u1/C_su2 is the ratio of the number of
# generators times their average coupling strength:
# u(1): 1 generator, C_u1 = Tr(rho(lambda_8)^2)/dim
# su(2): 3 generators, C_su2 = sum_{a=1,2,3} Tr(rho(lambda_a)^2)/dim
# So C_u1/C_su2 = (1 generator)/(3 generators) * (per-gen ratio)
#
# For the fundamental: lambda_8^2/3 = diag(1,1,4)/12 -> Tr/3 = 6/(12*3) = 1/6
# sum lambda_a^2/3 = ... -> Tr/3 = 1/2
# C_u1/C_su2 = (1/6)/(1/2) = 1/3

# Now compute sin^2 using the partial Casimir decomposition:
# sin^2 = (c_Y/L1) / (c_Y/L1 + c_W/L2)
# But c_Y ~ C_u1 and c_W ~ C_su2, and we need the hypercharge normalization.
#
# From Baptista: g'^2 = 12/lambda_1, g^2 = 4/lambda_2
# With lambda_i = c * L_i:
#   g'^2/g^2 = (12/L1)/(4/L2) = 3*L2/L1
#   sin^2 = g'^2/(g'^2+g^2) = 3L2/(3L2+L1)
#
# The factor 3 is EXACTLY C_su2/C_u1 (from our computation above).
# So sin^2 = (C_su2/L1) / (C_su2/L1 + C_u1/L2) ... wait, let me recheck.
#
# g'^2 = 12/lambda_1 and g^2 = 4/lambda_2
# 12 = 4 * 3 = (normalization factor) * (structure ratio)
# The "3" in 12 = 4*3 is the hypercharge normalization factor.
# In terms of our Casimirs: 12 = 4 * (C_su2/C_u1)
# So g'^2 = 4*(C_su2/C_u1)/L1 and g^2 = 4/L2
# sin^2 = g'^2/(g'^2+g^2) = [(C_su2/C_u1)/L1] / [(C_su2/C_u1)/L1 + 1/L2]
#        = (C_su2*L2) / (C_su2*L2 + C_u1*L1)
#
# Using C_su2/C_u1 = 3 (from our computation):
# sin^2 = 3*L2/(3*L2 + L1) ✓ AGREES

# Now compute sin^2 using the ACTUAL partial Casimirs from the spectrum:
# Use the fundamental as representative (result is universal)
c_Y_fund = C_u1_fund  # (local) partial Casimir of u(1) for fundamental
c_W_fund = C_su2_fund  # (local) partial Casimir of su(2) for fundamental

sin2_C = (c_W_fund * L2_fold) / (c_W_fund * L2_fold + c_Y_fund * L1_fold)  # (local)

print(f"\n  Method C result (Casimir-weighted metric):")
print(f"    c_Y (u(1) Casimir) = {c_Y_fund:.6f}")
print(f"    c_W (su(2) Casimir) = {c_W_fund:.6f}")
print(f"    c_W/c_Y = {c_W_fund/c_Y_fund:.6f} (should be 3)")
print(f"    sin^2 = c_W*L2/(c_W*L2 + c_Y*L1) = {sin2_C:.6f}")

# =============================================================================
# 5. SPECTRAL EIGENVALUE SUM: D_K^2 decomposition
# =============================================================================
print("\n" + "=" * 80)
print("5. SPECTRAL EIGENVALUE SUM: sin^2 from Tr(D_K^2) decomposition")
print("=" * 80)

# Compute Tr(D_pi^2) for each sector and decompose by direction.
# D_K = sum_a gamma^a * (rho(e_a) + Omega_a)  in the ONB
# D_K^2 = sum_{a,b} gamma^a gamma^b * (rho(e_a)+Omega_a)(rho(e_b)+Omega_b)
#        = sum_a (rho(e_a)+Omega_a)^2 + cross terms
#        (using gamma^a gamma^b = delta_ab * I + i*... for orthonormal frame)
#
# The diagonal contribution:
#   sum_a Tr[(rho(e_a)+Omega_a)^2] = sum_a [Tr(rho(e_a)^2) + 2*Tr(rho(e_a)*Omega_a) + Tr(Omega_a^2)]
#
# For the partial sum over LEFT directions (u(1)+su(2)):
#   Tr_LEFT(D^2) = sum_{a in u(1)+su(2)} Tr[(rho(e_a)+Omega_a)^2]
#
# But the cross terms between gamma^a and gamma^b (a!=b) involve the
# antisymmetric product gamma^a gamma^b which is traceless, so they
# contribute to Tr(D_K^2) = sum_a Tr[(rho(e_a)+Omega_a)^2] EXACTLY
# (the cross terms vanish in the trace over the Clifford algebra part).

# Build the Dirac operator components for the fold
Omega_fold = spinor_connection_offset(Gamma_fold, gammas)  # (local)

# For each PW sector, compute the per-direction contribution to Tr(D^2)
print(f"\n  Per-direction Tr(D^2) decomposition at tau_fold:")
print(f"  {'(p,q)':>8s} {'dim':>5s} {'Tr_u1':>12s} {'Tr_su2':>12s} {'Tr_c2':>12s} {'Tr_total':>12s} {'LEFT_frac':>10s}")

spectral_results = []  # (local)

# Build the representation-level D operator components
for p, q, evals_raw in eval_data_fold:
    dim_pq = (p + 1) * (q + 1) * (p + q + 2) // 2  # (local)

    if p == 0 and q == 0:
        # Trivial representation: rho = 0
        # D = Omega on 16-dim spinor space
        # Per-direction: Omega is the spinor connection, same for all directions
        # Tr(Omega^2) = sum_a Tr(Omega_a^2) is what we want
        tr_u1 = sum(np.real(np.trace(gammas[a] @ Omega_fold @ gammas[a] @ Omega_fold))
                     for a in U1_IDX)  # (local)
        tr_su2 = sum(np.real(np.trace(gammas[a] @ Omega_fold @ gammas[a] @ Omega_fold))
                      for a in SU2_IDX)  # (local)
        tr_c2 = sum(np.real(np.trace(gammas[a] @ Omega_fold @ gammas[a] @ Omega_fold))
                     for a in C2_IDX)  # (local)
        # Actually, for the trivial rep, D = Omega (the 16x16 spinor connection)
        # D^2 = Omega^2
        # The eigenvalues give Tr(D^2) = sum |lambda_k|^2
        tr_D2 = np.sum(np.abs(evals_raw)**2)  # (local)
        # The per-direction decomposition is more subtle for (0,0):
        # D_{(0,0)} = sum_a gamma^a * Omega_a (no rho term)
        # Tr(D^2) = sum_{a,b} Tr(gamma^a Omega_a gamma^b Omega_b)
        #         = sum_a Tr(Omega_a^2) + sum_{a!=b} Tr(gamma^a gamma^b Omega_a Omega_b)
        # The cross terms don't vanish in general.
        # Use eigenvalue sum instead:
        tr_u1 = 0.0  # (local) cannot decompose (0,0) cleanly
        tr_su2 = 0.0  # (local)
        tr_c2 = 0.0  # (local)
        tr_total = tr_D2  # (local)
        left_frac = 0.0  # (local) undefined for (0,0)
        print(f"  ({p},{q}){' ':>{6-len(f'({p},{q})')}} {dim_pq:5d} {'N/A':>12s} {'N/A':>12s} {'N/A':>12s} {tr_total:12.4f} {'N/A':>10s}")
        spectral_results.append((p, q, dim_pq, 0, 0, 0, tr_total, 0))
        continue

    try:
        rho_pq, dim_check = get_irrep(p, q, gens, f_abc)

        # Compute per-direction Casimir contribution (the dominant term in D^2)
        # In the ONB: D_pi = sum_a gamma^a tensor (rho(E_a) + Omega * I_{dim_pq})
        # where E_a = sum_b E_{ab}^{-1} e_b is the ONB frame
        # rho(E_a) = sum_b E_{ab}^{-1} rho(e_b)

        # The per-direction Casimir in the ONB:
        E_inv = np.linalg.inv(E_fold)  # (local) frame inverse

        # rho in ONB
        rho_onb = []  # (local)
        for a in range(8):
            rho_a = sum(E_inv[a, b] * rho_pq[b] for b in range(8))  # (local)
            rho_onb.append(rho_a)

        # Per-direction Tr(rho(E_a)^2) — note minus sign for anti-Hermitian generators
        tr_rho2_u1 = -sum(np.real(np.trace(rho_onb[a] @ rho_onb[a])) for a in U1_IDX)  # (local)
        tr_rho2_su2 = -sum(np.real(np.trace(rho_onb[a] @ rho_onb[a])) for a in SU2_IDX)  # (local)
        tr_rho2_c2 = -sum(np.real(np.trace(rho_onb[a] @ rho_onb[a])) for a in C2_IDX)  # (local)
        tr_rho2_total = tr_rho2_u1 + tr_rho2_su2 + tr_rho2_c2  # (local)

        # Actual Tr(D^2) from eigenvalues
        tr_D2_eig = np.sum(np.abs(evals_raw)**2)  # (local)

        # The Casimir contribution dominates for large representations.
        # For gauge coupling extraction, the Casimir ratio IS the coupling ratio.
        left_frac_pq = (tr_rho2_u1 + tr_rho2_su2) / tr_rho2_total if tr_rho2_total > 0 else 0  # (local)

        print(f"  ({p},{q}){' ':>{6-len(f'({p},{q})')}} {dim_pq:5d} {tr_rho2_u1:12.4f} {tr_rho2_su2:12.4f} {tr_rho2_c2:12.4f} {tr_rho2_total:12.4f} {left_frac_pq:10.4f}")
        spectral_results.append((p, q, dim_pq, tr_rho2_u1, tr_rho2_su2, tr_rho2_c2, tr_rho2_total, left_frac_pq))

    except Exception as e:
        print(f"  ({p},{q}): SKIPPED ({e})")

# Now compute sin^2 from the weighted Casimir decomposition
# The per-direction Casimir in the ONB already includes the metric deformation
# because the ONB frame E diagonalizes g_s.
# Specifically: Tr(rho(E_a)^2) = Tr((sum_b E_inv_{ab} rho_b)^2)
# For diagonal g_s: E_inv = diag(1/sqrt(L_i * |B_ii|))
# So rho(E_a) = rho(e_a) / sqrt(L_i * |B_aa|)
# And Tr(rho(E_a)^2) = Tr(rho(e_a)^2) / (L_i * |B_aa|)
#
# The metric-weighted partial Casimirs ARE the coupling-relevant quantities:
#   C^{ONB}_{u1}(p,q) = Tr(rho(E_8)^2)/dim_pq = C_{u1}(p,q) / (L1 * |B_88|)
#   C^{ONB}_{su2}(p,q) = sum_{a=1,2,3} Tr(rho(E_a)^2)/dim_pq = C_{su2}(p,q) / (L2 * |B_11|)
#
# Since |B_11| = |B_88| = 3 (for SU(3) Gell-Mann convention):
#   C^{ONB}_{u1} / C^{ONB}_{su2} = (C_u1/L1) / (C_su2/L2) = (C_u1*L2) / (C_su2*L1)
#
# And sin^2 = g'^2/(g'^2+g^2) = (c_Y/L1)/(c_Y/L1+c_W/L2) ... already computed above.
#
# The SPECTRAL verification: the ratio Tr_su2/(Tr_u1+Tr_su2) from the ONB
# should DIRECTLY give sin^2 through the hypercharge normalization.
#
# Actually: sin^2 = g'^2/(g'^2+g^2) where g'^2 ~ 1/(C^{ONB}_{u1}) and g^2 ~ 1/(C^{ONB}_{su2}/3)
# The factor /3 is because su(2) has 3 generators but one coupling constant.
# So g^2 ~ 3/C^{ONB}_{su2}.
#
# sin^2 = (1/C^{ONB}_{u1}) / (1/C^{ONB}_{u1} + 3/C^{ONB}_{su2})
#        = C^{ONB}_{su2} / (C^{ONB}_{su2} + 3*C^{ONB}_{u1})
#
# Using C^{ONB}_i = C_i / (L_i * |B|):
# sin^2 = (C_su2/L2) / (C_su2/L2 + 3*C_u1/L1)
#        = C_su2*L1 / (C_su2*L1 + 3*C_u1*L2)
#
# Hmm, this doesn't immediately match. Let me go back to Baptista's formulas.

# DEFINITIVE DERIVATION from Baptista eq (5.21):
# g'/2 = sqrt(3/lambda_1)  =>  g'^2 = 12/lambda_1
# g/2 = 1/sqrt(lambda_2)   =>  g^2 = 4/lambda_2
#
# With lambda_1 = L1 * (overall norm), lambda_2 = L2 * (overall norm):
# g'^2 = 12/(norm*L1), g^2 = 4/(norm*L2)
# sin^2 = (12/L1)/(12/L1 + 4/L2) = 12*L2/(12*L2 + 4*L1) = 3*L2/(3*L2 + L1)
#
# The "12" comes from:
#   g' = electric charge / cos(theta) for hypercharge
#   The hypercharge generator Y = (2/sqrt(3)) * lambda_8/2 has
#   beta_tilde(Y,Y) = (4/3) * lambda_1 * Tr(lambda_8^2/4) = (4/3) * lambda_1/2
#   and g'^2 = 4/beta_tilde(Y,Y) = 4/((2/3)*lambda_1) = 6/lambda_1
#   Hmm, that gives 6, not 12.
#
# The exact factor depends on the hypercharge normalization convention.
# Baptista uses g'/2 = sqrt(3/lambda_1), which gives g'^2 = 12/lambda_1.
# The factor 12 encodes the specific hypercharge normalization.
# The key structural result is:
#   g'^2/g^2 = (12/lambda_1)/(4/lambda_2) = 3 * lambda_2/lambda_1 = 3/R
# where R = lambda_1/lambda_2 = L1/L2 = exp(4s).
#
# And sin^2 = g'^2/(g'^2+g^2) = 3/(3+R) = 3/(3+exp(4s)).

# SPECTRAL sin^2 from the ONB Casimir:
# The per-direction Casimirs in ONB are:
#   C^ONB_u1 = C_u1/(L1*|B|) and C^ONB_su2 = C_su2/(L2*|B|)
# The ratio: C^ONB_u1/C^ONB_su2 = (C_u1*L2)/(C_su2*L1)
#
# From the representation theory: C_u1/C_su2 = 1/3 (universal)
# So C^ONB_u1/C^ONB_su2 = L2/(3*L1) = exp(-4s)/3
#
# The coupling factor c_Y = 12 and c_W = 4 from eq 5.21 encode:
#   g'^2 = c_Y / lambda_1 where c_Y = 12 = 4 * (C_su2/C_u1) = 4*3 = 12
#   g^2 = c_W / lambda_2 where c_W = 4
#
# So the "12" IS c_W * (C_su2/C_u1) = 4 * 3 = 12.
# This means: g'^2 = c_W * C_su2 / (C_u1 * lambda_1)
# And: sin^2 = g'^2/(g'^2+g^2) = [C_su2/(C_u1*lambda_1)] / [C_su2/(C_u1*lambda_1) + 1/lambda_2]
#            = C_su2*lambda_2 / (C_su2*lambda_2 + C_u1*lambda_1)
#            = 3*L2 / (3*L2 + L1)   [using C_su2/C_u1 = 3, lambda_i = c*L_i]

# Now use the ACTUAL ONB Casimir values from the spectral computation:
# For the fundamental (1,0):
p_ref, q_ref = 1, 0  # (local) reference representation
ref_data = [r for r in spectral_results if r[0] == p_ref and r[1] == q_ref]  # (local)
if ref_data:
    _, _, dim_ref, tr_u1_ref, tr_su2_ref, tr_c2_ref, tr_total_ref, _ = ref_data[0]

    # These are ONB Casimirs: Tr(rho(E_a)^2) = C_a/(L_i*|B|)
    # sin^2 = C_su2*L2 / (C_su2*L2 + C_u1*L1)
    # Using ONB values: C^ONB_u1 = C_u1/(L1*|B|), C^ONB_su2 = C_su2/(L2*|B|)
    # C_u1*L2 = C^ONB_u1 * L1 * |B| * L2
    # C_su2*L2 = C^ONB_su2 * L2 * |B| * L2
    # This gets circular. Let me just compute directly.

    # The ONB Casimir ratio = (C_u1/L1)/(C_su2/L2) = (C_u1*L2)/(C_su2*L1)
    # For sin^2 = C_su2*L2/(C_su2*L2+C_u1*L1) = 1/(1 + C_u1*L1/(C_su2*L2))
    # = 1/(1 + (L1/L2)*(C_u1/C_su2))

    # From ONB: tr_rho2_u1 / tr_rho2_su2 = (C_u1/L1)/(C_su2/L2) = (C_u1*L2)/(C_su2*L1)
    onb_ratio = tr_u1_ref / tr_su2_ref if tr_su2_ref > 0 else 0  # (local)

    # Invert to get C_u1*L1/(C_su2*L2) = 1/onb_ratio * (L1/L2)^2 ... no.
    # Let's be precise.
    # tr_rho2_u1 = sum_{a in U1} Tr(rho(E_a)^2) = C_u1_coord / (L1 * |B_u1|)
    # tr_rho2_su2 = sum_{a in SU2} Tr(rho(E_a)^2) = C_su2_coord / (L2 * |B_su2|)
    # (where |B_u1| = |B_su2| = 3 for our SU(3) normalization)
    #
    # tr_rho2_u1/tr_rho2_su2 = (C_u1/L1)/(C_su2/L2) = (C_u1*L2)/(C_su2*L1)
    #                        = (1/3) * L2/L1 = (1/3)*exp(-4s)

    onb_ratio_expected = (1.0/3.0) * np.exp(-4.0 * tau_fold)  # (local)

    print(f"\n  ONB Casimir ratio for ({p_ref},{q_ref}):")

    # ANALYSIS: The code used E_inv (= Cholesky(g_s)) to build rho_onb,
    # so rho_onb[a] = sum_b (E^{-1})_{ab} rho[b] = sqrt(3*L_i) * rho(e_a).
    # Therefore: tr_rho2_u1 = 3*L1*dim*C_u1 and tr_rho2_su2 = 3*L2*dim*C_su2.
    # The ratio is: tr_u1/tr_su2 = (L1*C_u1)/(L2*C_su2) = L1/(3*L2) = R/3
    onb_ratio_expected_corrected = L1_fold / (3.0 * L2_fold)  # (local) = R/3
    print(f"    Tr_u1/Tr_su2 (code, using E_inv) = {onb_ratio:.6f}")
    print(f"    Expected L1/(3*L2) = R/3 = {onb_ratio_expected_corrected:.6f}")
    print(f"    Discrepancy: {abs(onb_ratio - onb_ratio_expected_corrected):.2e}")
    print(f"    (Note: code used E_inv not E; rho_onb ~ sqrt(L_i) * rho, not 1/sqrt(L_i) * rho)")

    # CORRECT spectral formula: extract C_u1, C_su2 from the traces
    # tr_u1 = 3*L1*dim*C_u1 => C_u1 = tr_u1/(3*L1*dim)
    # tr_su2 = 3*L2*dim*C_su2 => C_su2 = tr_su2/(3*L2*dim)
    C_u1_from_spec = tr_u1_ref / (3.0 * L1_fold * dim_ref)  # (local)
    C_su2_from_spec = tr_su2_ref / (3.0 * L2_fold * dim_ref)  # (local)

    print(f"\n    Extracted coordinate-basis Casimirs:")
    print(f"      C_u1 (from spectrum) = {C_u1_from_spec:.6f} (analytic: {C_u1_fund:.6f})")
    print(f"      C_su2 (from spectrum) = {C_su2_from_spec:.6f} (analytic: {C_su2_fund:.6f})")
    print(f"      C_su2/C_u1 = {C_su2_from_spec/C_u1_from_spec:.6f} (should be 3)")

    # CORRECT sin^2 from spectral data:
    # sin^2 = C_su2*L2/(C_su2*L2 + C_u1*L1)
    sin2_spectral_correct = (C_su2_from_spec * L2_fold) / \
                            (C_su2_from_spec * L2_fold + C_u1_from_spec * L1_fold)  # (local)

    # ACCIDENTAL formula: sin^2 = tr_su2*L2^2/(tr_su2*L2^2 + tr_u1*L1^2)
    # = C_su2*L2^3/(C_su2*L2^3 + C_u1*L1^3) = 3*L2^3/(3*L2^3 + L1^3)
    sin2_spectral_accidental = (tr_su2_ref * L2_fold**2) / \
                               (tr_su2_ref * L2_fold**2 + tr_u1_ref * L1_fold**2)  # (local)

    sin2_spectral = sin2_spectral_correct  # (local) use the CORRECT formula

    print(f"\n  sin^2 from spectral decomposition (CORRECT, Baptista eq 5.21):")
    print(f"    sin^2 = C_su2*L2/(C_su2*L2 + C_u1*L1) = {sin2_spectral_correct:.6f}")
    print(f"    Analytic: 3L2/(3L2+L1) = {sin2_A:.6f}")
    print(f"    Discrepancy: {abs(sin2_spectral_correct - sin2_A):.2e}")

    print(f"\n  ACCIDENTAL near-PDG result (NOT the Baptista formula):")
    print(f"    sin^2 = 3*L2^3/(3*L2^3 + L1^3) = {sin2_spectral_accidental:.6f}")
    print(f"    PDG value: {sin2_thetaW_MSbar:.5f}")
    print(f"    Discrepancy from PDG: {abs(sin2_spectral_accidental - sin2_thetaW_MSbar)/sin2_thetaW_MSbar*100:.2f}%")
    print(f"    This formula replaces R=L1/L2 with R^3=(L1/L2)^3 in the Weinberg angle.")
    print(f"    It would arise from a volume-weighted fiber integration with an extra")
    print(f"    factor of (metric determinant)^{1} in the measure. NOT established in Baptista.")

# =============================================================================
# 6. SUMMARY AND GATE EVALUATION
# =============================================================================
print("\n" + "=" * 80)
print("6. SUMMARY AND GATE EVALUATION")
print("=" * 80)

# The TREE-LEVEL geometric sin^2 at M_KK
sin2_MKK = sin2_A  # (local) = 0.5839 (all methods agree)

# Run to M_Z using SM 1-loop RG (repeating S72 result)
ln_ratio = np.log(M_KK / M_Z)  # (local) = 34.33

# PDG at M_Z
alpha_em_MZ = 1.0 / alpha_em_MZ_inv  # (local)
alpha_2_MZ_PDG = alpha_em_MZ / sin2_thetaW_MSbar  # (local)
alpha_Y_MZ_PDG = alpha_em_MZ / (1.0 - sin2_thetaW_MSbar)  # (local)
alpha_1_MZ_PDG = (5.0/3.0) * alpha_Y_MZ_PDG  # (local) GUT-normalized

# M_KK boundary conditions from geometric formula
gp2_MKK = 12.0 * np.exp(-2.0 * tau_fold)  # (local)
g2_MKK = 4.0 * np.exp(+2.0 * tau_fold)    # (local)
alpha_Y_MKK = gp2_MKK / (4.0 * PI)  # (local)
alpha_2_MKK = g2_MKK / (4.0 * PI)    # (local)
alpha_1_MKK = (5.0/3.0) * alpha_Y_MKK  # (local) GUT-normalized

alpha1_inv_MKK = 1.0 / alpha_1_MKK  # (local)
alpha2_inv_MKK = 1.0 / alpha_2_MKK  # (local)

# Run DOWN from M_KK to M_Z (SM 1-loop)
alpha1_inv_MZ_pred = alpha1_inv_MKK + b1_SM / (2.0 * PI) * ln_ratio  # (local)
alpha2_inv_MZ_pred = alpha2_inv_MKK + b2_SM / (2.0 * PI) * ln_ratio  # (local)

# Reconstruct sin^2 at M_Z
alpha1_MZ_pred = 1.0 / alpha1_inv_MZ_pred  # (local)
alpha_Y_MZ_pred = (3.0/5.0) * alpha1_MZ_pred  # (local)
alpha2_MZ_pred = 1.0 / alpha2_inv_MZ_pred  # (local)

sin2_MZ_SM_running = alpha_Y_MZ_pred / (alpha_Y_MZ_pred + alpha2_MZ_pred)  # (local)

# The L/R ASYMMETRY approach: does the LEFT/RIGHT metric distinction
# provide additional correction beyond the tree-level formula?
#
# Answer: NO at tree level. The LEFT/RIGHT distinction determines the
# BOUNDARY CONDITIONS at M_KK (sin^2 = 0.5839), but the RUNNING to
# M_Z is determined by the SM beta functions alone.
#
# The L/R asymmetry DOES affect the KK threshold corrections differently:
# LEFT thresholds (SU(2), U(1)) are weighted by g_phi
# RIGHT thresholds (SU(3)_c) are weighted by beta
#
# This means the KK threshold correction formula should be:
#   delta_2 ~ sum_k ln(Lambda^2/m_k^2) weighted by g_phi norm
#   delta_3 ~ sum_k ln(Lambda^2/m_k^2) weighted by beta norm
#
# The L/R metric difference introduces an ASYMMETRIC threshold correction
# that was NOT captured in S73a (which assumed universal metric weighting).

# L/R-corrected threshold: the KK modes in the LEFT sector have masses
# set by g_phi (deformed), while RIGHT sector modes have masses set by beta.
# The mass of a KK mode in sector a is:
#   m_a^2 = lambda_k^2(p,q) (eigenvalue of D_K^2 projected onto direction a)
# For the LEFT (electroweak) sector, the eigenvalues scale as:
#   m_{u1}^2 ~ C_u1(p,q) / L1  (u(1) direction, L1 = exp(2s))
#   m_{su2}^2 ~ C_su2(p,q) / L2  (su(2) direction, L2 = exp(-2s))
# For the RIGHT (strong) sector:
#   m_{su3}^2 ~ C_su3(p,q) / 1  (bi-invariant, no deformation)

# The LEFT threshold corrections have DIFFERENT regulator masses for U(1) and SU(2):
# The SU(2) modes are HEAVIER (L2 = exp(-2s) < 1) by factor exp(-2s) ~ 0.683
# The U(1) mode is LIGHTER (L1 = exp(2s) > 1) by factor exp(2s) ~ 1.462

# This L/R mass asymmetry affects the RG threshold corrections:
#   delta_1 gets LESS threshold correction (lighter KK modes, lower regulator)
#   delta_2 gets MORE threshold correction (heavier KK modes, higher regulator)

# The NET effect on sin^2 at M_Z:
# delta_2 > delta_1 (from L/R asymmetry) shifts sin^2 DOWN from the tree value.
# Quantify this:
# The threshold correction to 1/alpha_i at M_Z is:
#   Delta(1/alpha_i) = delta_i / (2*pi)
# where delta_i is the sum of ln(Lambda^2/m_k^2) weighted by the Dynkin index.
#
# For the L/R-corrected version:
#   delta_2^{LR} ~ T_2 * sum_k ln(Lambda^2 / (C_su2*M_KK^2/L2))
#                = T_2 * sum_k [ln(Lambda^2/(C_su2*M_KK^2)) + ln(L2)]
#                = delta_2^{standard} + T_2 * n_modes * ln(L2)
#
#   delta_1^{LR} ~ T_1 * sum_k [ln(Lambda^2/(C_u1*M_KK^2)) + ln(L1)]
#                = delta_1^{standard} + T_1 * n_modes * ln(L1)
#
# The ADDITIONAL L/R correction:
#   Delta_delta_2 = T_2 * n_modes * ln(L2) = T_2 * n_modes * (-2s)
#   Delta_delta_1 = T_1 * n_modes * ln(L1) = T_1 * n_modes * (+2s)
#
# This shifts 1/alpha_2 UP and 1/alpha_1 UP (making both weaker),
# but DIFFERENTLY because T_1 != T_2 (T_1/T_2 = 20/9 from S73a).

# Compute the L/R threshold correction for the PW modes in our spectrum.
# Use the spectral data from Section 5.

print(f"\n  Tree-level sin^2 at M_KK: {sin2_MKK:.6f}")
print(f"  SM 1-loop running to M_Z: sin^2 = {sin2_MZ_SM_running:.6f}")
print(f"  PDG value:                sin^2 = {sin2_thetaW_MSbar:.5f}")
print(f"  Discrepancy (SM running): {(sin2_MZ_SM_running - sin2_thetaW_MSbar)/sin2_thetaW_MSbar*100:.1f}%")

# L/R threshold correction estimate
# S73a showed T_2/T_3 = 1 and T_1/T_3 = 20/9
# The L/R correction adds:
#   Delta(1/alpha_2) = T_2 * N_eff * (-2*tau_fold) / (2*pi)
#   Delta(1/alpha_1) = T_1 * N_eff * (+2*tau_fold) / (2*pi)
# where N_eff is the effective number of KK modes below the cutoff.

# From S71/S72: S_inf = 2.353, which gives the effective threshold sum.
# The number of effective modes: N_eff ~ S_inf / ln(Lambda^2/m_min^2) ~ S_inf/3
S_inf_est = 2.353  # (local) from S71

# The L/R correction factor per mode:
# For delta_2: extra factor of ln(1/L2) = 2s per mode (SU(2) modes heavier)
# For delta_1: extra factor of ln(1/L1) = -2s per mode (U(1) modes lighter)
lr_correction_per_mode = 2.0 * tau_fold  # (local) = 0.38

# Total L/R-corrected thresholds:
# delta_i^{LR} = delta_i^{standard} * (1 + correction_factor)
# The correction factor is ln(L_i) / <ln(Lambda^2/m^2)> ~ 2s/3 ~ 0.127

# S73a PW-resolved threshold ratios:
# delta_1/delta_3 = 20/9 = 2.222 (PERMANENT)
# delta_2/delta_3 = 1 (PERMANENT)
# These ratios are from the Dynkin index structure.
#
# The L/R correction MODIFIES these ratios:
# delta_1^{LR}/delta_3^{LR} = (T_1 * S_1)/(T_3 * S_3)
# where S_i = sum_k ln(Lambda^2/(lambda_k^2/L_i)) = S_standard + n_modes * ln(L_i)
#
# delta_2^{LR}: LEFT sector, metric g_phi, scale L2 = exp(-2s)
# delta_3^{LR}: RIGHT sector, metric beta, scale 1 (no deformation)

# With standard + L/R correction:
# delta_2^{LR} = T_2 * [S_standard + n * ln(L2)]
# delta_3^{LR} = T_3 * S_standard  (RIGHT sector, no correction)
# delta_1^{LR} = T_1 * [S_standard + n * ln(L1)]

# From S73a: T_2 = T_3 (exact), T_1 = (20/9)*T_3

# The effect on sin^2:
# 1/alpha_2(M_Z) = 1/alpha_2(M_KK) + [b2/(2pi)*ln(M_KK/M_Z) + delta_2^{LR}/(2pi)]
# 1/alpha_1(M_Z) = 1/alpha_1(M_KK) + [b1/(2pi)*ln(M_KK/M_Z) + delta_1^{LR}/(2pi)]

# Standard (no L/R correction):
alpha1_inv_MZ_std = alpha1_inv_MKK + b1_SM / (2.0*PI) * ln_ratio + (20.0/9.0) * S_inf_est / (2.0*PI)  # (local)
alpha2_inv_MZ_std = alpha2_inv_MKK + b2_SM / (2.0*PI) * ln_ratio + 1.0 * S_inf_est / (2.0*PI)  # (local)

# With L/R correction:
# Estimate n_modes from the PW tower: for max_pq_sum=4, count modes
n_modes_total = sum(r[2] for r in partial_casimir_ratios)  # (local) total dim of PW modes
n_modes_est = 50.0  # (local) effective number contributing at the cutoff

# L/R correction to threshold sums:
delta_lr_1 = (20.0/9.0) * n_modes_est * np.log(L1_fold) / (2.0*PI)  # (local) U(1) lighter, +2s
delta_lr_2 = 1.0 * n_modes_est * np.log(L2_fold) / (2.0*PI)  # (local) SU(2) heavier, -2s

alpha1_inv_MZ_lr = alpha1_inv_MZ_std + delta_lr_1  # (local)
alpha2_inv_MZ_lr = alpha2_inv_MZ_std + delta_lr_2  # (local)

# Reconstruct sin^2 with L/R correction
if alpha1_inv_MZ_lr > 0 and alpha2_inv_MZ_lr > 0:
    alpha1_MZ_lr = 1.0 / alpha1_inv_MZ_lr  # (local)
    alpha_Y_MZ_lr = (3.0/5.0) * alpha1_MZ_lr  # (local)
    alpha2_MZ_lr = 1.0 / alpha2_inv_MZ_lr  # (local)
    sin2_MZ_lr = alpha_Y_MZ_lr / (alpha_Y_MZ_lr + alpha2_MZ_lr)  # (local)
else:
    sin2_MZ_lr = float('nan')  # (local)
    alpha2_MZ_lr = float('nan')  # (local)
    alpha_Y_MZ_lr = float('nan')  # (local)

print(f"\n  L/R-corrected threshold corrections:")
print(f"    ln(L1) = +2*tau = {np.log(L1_fold):.4f}  (U(1) correction per mode)")
print(f"    ln(L2) = -2*tau = {np.log(L2_fold):.4f}  (SU(2) correction per mode)")
print(f"    n_modes_effective = {n_modes_est:.0f}")
print(f"    Delta(1/alpha_1) from L/R = {delta_lr_1:.4f}")
print(f"    Delta(1/alpha_2) from L/R = {delta_lr_2:.4f}")
print(f"\n  Running results:")
print(f"    Standard (no L/R): sin^2(M_Z) = {sin2_MZ_SM_running:.6f}")
print(f"    With S_inf thresh: 1/alpha_1 = {alpha1_inv_MZ_std:.4f}, 1/alpha_2 = {alpha2_inv_MZ_std:.4f}")
if not np.isnan(sin2_MZ_lr):
    sin2_MZ_with_thresh = alpha_Y_MZ_lr / (alpha_Y_MZ_lr + alpha2_MZ_lr) if alpha2_MZ_lr > 0 else float('nan')  # (local)
    print(f"    With L/R thresh:   1/alpha_1 = {alpha1_inv_MZ_lr:.4f}, 1/alpha_2 = {alpha2_inv_MZ_lr:.4f}")
    print(f"    sin^2(M_Z) with L/R correction = {sin2_MZ_lr:.6f}")
    discrepancy_lr = (sin2_MZ_lr - sin2_thetaW_MSbar) / sin2_thetaW_MSbar * 100.0  # (local)
    print(f"    Discrepancy from PDG: {discrepancy_lr:.1f}%")
else:
    sin2_MZ_with_thresh = float('nan')  # (local)
    print(f"    L/R correction produced unphysical 1/alpha values")

# =============================================================================
# 7. STRUCTURAL ANALYSIS: Why sin^2 = 0.5839 is permanent
# =============================================================================
print("\n" + "=" * 80)
print("7. STRUCTURAL ANALYSIS")
print("=" * 80)

print("""
  STRUCTURAL RESULT (PERMANENT):

  The tree-level Weinberg angle at M_KK is determined by the Jensen
  deformation parameter through the formula:

    sin^2(theta_W)|_{M_KK} = 3 / (3 + exp(4*tau_fold))       (1)

  This is a SCHEME-INDEPENDENT result from Baptista Paper 13 eq (5.21).
  It follows from three structural inputs:
    (a) The su(3) = u(1) + su(2) + C^2 decomposition (eq 1.1)
    (b) The Jensen metric g_s with L1 = exp(2s), L2 = exp(-2s)  (eq 2.25)
    (c) The fiber integration of |F_L|^2 weighted by g_phi (eq 3.39)

  At tau_fold = 0.19:
    sin^2|_{M_KK} = 3/(3 + exp(0.76)) = 3/5.138 = 0.5839

  The LEFT-RIGHT ASYMMETRY is encoded in eq (3.41):
    - LEFT gauge fields (electroweak): F_{A_L} weighted by g_phi (deformed)
    - RIGHT gauge fields (strong): F_{A_R} weighted by beta (bi-invariant)

  This asymmetry sets the BOUNDARY CONDITIONS at M_KK. It does NOT
  directly give sin^2(M_Z) because SM RG running is required.

  THREE CONFIRMED METHODS all yield sin^2 = 0.5839 at M_KK:
    Method A (analytic):  3/(3+exp(4s))          = 0.5839
    Method B (metric):    3*L2/(3*L2+L1)         = 0.5839
    Method C (spectral):  C_su2*L2/(C_su2*L2+C_u1*L1) = 0.5839

  ACCIDENTAL OBSERVATION:
    The formula 3*L2^3/(3*L2^3+L1^3) = 0.2349 (~1.6% from PDG)
    This arises from replacing R=L1/L2 with R^3 in the Weinberg formula.
    It would require an extra volume factor in the coupling extraction.
    Status: NOT established in Baptista, but numerically suggestive.

  L/R THRESHOLD CORRECTION ANALYSIS:
    The L/R distinction creates ASYMMETRIC KK threshold corrections:
    - U(1) modes: lighter (L1 > 1), less threshold correction
    - SU(2) modes: heavier (L2 < 1), more threshold correction
    - SU(3) modes: undeformed (RIGHT sector), standard threshold

    This shifts delta_1 and delta_2 in OPPOSITE directions relative
    to the standard (S73a) treatment, potentially resolving the
    threshold ratio problem.

  The L/R correction is a REAL PHYSICAL EFFECT missed in S73a,
  which treated all sectors with the same metric weighting.
""")

# =============================================================================
# 8. GATE EVALUATION
# =============================================================================
print("=" * 80)
print("8. GATE EVALUATION: S75-H2-SIN2-LR")
print("=" * 80)

# The gate asks for sin^2 at M_Z. The tree-level value at M_KK is 0.5839.
# After SM running: 0.357 (S72 confirmed).
# With L/R threshold correction: computed above.

sin2_final = sin2_MZ_lr if not np.isnan(sin2_MZ_lr) else sin2_MZ_SM_running  # (local)

print(f"\n  Final result: sin^2(theta_W) at M_Z = {sin2_final:.6f}")
print(f"  PDG target:                           {sin2_thetaW_MSbar:.5f}")

abs_diff = abs(sin2_final - sin2_thetaW_MSbar)  # (local)
rel_diff = abs_diff / sin2_thetaW_MSbar  # (local)

print(f"  Absolute difference: {abs_diff:.6f}")
print(f"  Relative difference: {rel_diff*100:.2f}%")

# Gate classification
PASS_LO = 0.230  # (local)
PASS_HI = 0.233  # (local)
INFO_LO = 0.220  # (local)
INFO_HI = 0.240  # (local)

if PASS_LO <= sin2_final <= PASS_HI:
    verdict = "PASS"
    verdict_detail = f"sin^2 = {sin2_final:.6f} in [{PASS_LO}, {PASS_HI}] (within 1% of PDG)"
elif INFO_LO <= sin2_final <= INFO_HI:
    verdict = "INFO"
    verdict_detail = f"sin^2 = {sin2_final:.6f} in [{INFO_LO}, {INFO_HI}] (within 5% of PDG)"
else:
    verdict = "FAIL"
    verdict_detail = f"sin^2 = {sin2_final:.6f} outside [{INFO_LO}, {INFO_HI}]"

print(f"\n  Gate S75-H2-SIN2-LR: {verdict}")
print(f"  {verdict_detail}")

print(f"\n  PERMANENT: sin^2(theta_W)|_{{M_KK}} = {sin2_MKK:.6f} (all three methods agree)")
print(f"  The discrepancy from PDG is a RUNNING problem, not a BOUNDARY problem.")
print(f"  L/R asymmetry affects threshold corrections but does not change the")
print(f"  tree-level boundary condition at M_KK.")

# =============================================================================
# 9. SAVE RESULTS
# =============================================================================
print("\n" + "=" * 80)
print("9. SAVING RESULTS")
print("=" * 80)

outpath = os.path.join(SCRIPT_DIR, 's75_sin2_lr_normalization.npz')  # (local)

np.savez(
    outpath,
    # Tree-level (M_KK)
    tau_fold=tau_fold,
    L1_fold=L1_fold,
    L2_fold=L2_fold,
    L3_fold=L3_fold,
    sin2_MKK=sin2_MKK,
    gp2_MKK=gp2_MKK,
    g2_MKK=g2_MKK,
    # Per-direction Casimirs (fundamental)
    C_u1_fund=C_u1_fund,
    C_su2_fund=C_su2_fund,
    C_c2_fund=C_c2_fund,
    C_total_fund=C_total_fund,
    # Methods comparison
    sin2_A=sin2_A,
    sin2_B=sin2_B,
    sin2_C=sin2_C,
    sin2_spectral_correct=sin2_spectral_correct,
    sin2_spectral_accidental=sin2_spectral_accidental,
    # Running results
    sin2_MZ_SM_running=sin2_MZ_SM_running,
    sin2_MZ_lr=sin2_MZ_lr,
    sin2_final=sin2_final,
    # L/R corrections
    delta_lr_1=delta_lr_1,
    delta_lr_2=delta_lr_2,
    n_modes_est=n_modes_est,
    S_inf_est=S_inf_est,
    # Gate
    sin2_thetaW_MSbar=sin2_thetaW_MSbar,
    verdict=verdict,
    verdict_detail=verdict_detail,
    # Partial Casimir data
    partial_casimir_ratios=np.array([(r[0], r[1], r[2], r[3], r[4], r[5], r[6])
                                     for r in partial_casimir_ratios]),
    spectral_results=np.array([(r[0], r[1], r[2], r[3], r[4], r[5], r[6], r[7])
                                for r in spectral_results]),
)
print(f"  Saved: {outpath}")

# =============================================================================
# 10. DIAGNOSTIC PLOT
# =============================================================================
print("\n  Generating diagnostic plot...")

fig, axes = plt.subplots(2, 2, figsize=(14, 10))

# Panel 1: sin^2 vs tau
tau_range = np.linspace(0, 0.5, 200)  # (local)
sin2_vs_tau = 3.0 / (3.0 + np.exp(4.0 * tau_range))  # (local)

ax = axes[0, 0]
ax.plot(tau_range, sin2_vs_tau, 'b-', linewidth=2, label=r'$\sin^2(\theta_W) = 3/(3+e^{4\tau})$')
ax.axhline(sin2_thetaW_MSbar, color='r', linestyle='--', label=f'PDG = {sin2_thetaW_MSbar}')
ax.axhline(3/8, color='g', linestyle=':', label=f'NCG = 3/8 = {3/8:.4f}')
ax.axvline(tau_fold, color='orange', linestyle='--', alpha=0.7, label=f'tau_fold = {tau_fold}')
ax.plot(tau_fold, sin2_MKK, 'ko', markersize=10, zorder=5)
ax.set_xlabel(r'$\tau$ (Jensen parameter)')
ax.set_ylabel(r'$\sin^2(\theta_W)$')
ax.set_title('Weinberg angle vs Jensen deformation')
ax.legend(fontsize=8)
ax.grid(True, alpha=0.3)

# Panel 2: L/R metric ratio
R_vs_tau = np.exp(4.0 * tau_range)  # (local)
ax = axes[0, 1]
ax.semilogy(tau_range, R_vs_tau, 'b-', linewidth=2, label=r'$R = L_1/L_2 = e^{4\tau}$')
ax.axhline(1.0, color='gray', linestyle=':', alpha=0.5, label='Bi-invariant (R=1)')
ax.axvline(tau_fold, color='orange', linestyle='--', alpha=0.7)
ax.plot(tau_fold, np.exp(4*tau_fold), 'ko', markersize=10, zorder=5)
ax.set_xlabel(r'$\tau$')
ax.set_ylabel(r'$R = L_1/L_2$ (L/R anisotropy)')
ax.set_title('Metric anisotropy ratio')
ax.legend(fontsize=8)
ax.grid(True, alpha=0.3)

# Panel 3: Partial Casimir ratios
if partial_casimir_ratios:
    dims = [r[2] for r in partial_casimir_ratios]
    ratios_plot = [r[6] for r in partial_casimir_ratios]
    labels = [f'({r[0]},{r[1]})' for r in partial_casimir_ratios]

    ax = axes[1, 0]
    ax.bar(range(len(dims)), ratios_plot, color='steelblue', alpha=0.7)
    ax.axhline(1.0/3.0, color='r', linestyle='--', label=f'Expected = 1/3 = {1/3:.4f}')
    ax.set_xticks(range(len(dims)))
    ax.set_xticklabels(labels, rotation=45, fontsize=7)
    ax.set_ylabel(r'$C_{u(1)}/C_{su(2)}$')
    ax.set_title('Partial Casimir ratio (representation-independent)')
    ax.legend(fontsize=8)
    ax.grid(True, alpha=0.3, axis='y')

# Panel 4: Summary table
ax = axes[1, 1]
ax.axis('off')
summary_text = (
    f"GATE S75-H2-SIN2-LR: {verdict}\n\n"
    f"Tree-level at M_KK:\n"
    f"  sin^2 = 3/(3+exp(4*tau)) = {sin2_MKK:.6f}\n\n"
    f"Three methods agree:\n"
    f"  A (analytic):   {sin2_A:.6f}\n"
    f"  B (metric):     {sin2_B:.6f}\n"
    f"  C (spectral):   {sin2_spectral_correct:.6f}\n\n"
    f"Accidental cubic formula:\n"
    f"  3L2^3/(3L2^3+L1^3) = {sin2_spectral_accidental:.6f}\n"
    f"  (1.6% from PDG - NOT Baptista)\n\n"
    f"After SM 1-loop running:\n"
    f"  sin^2(M_Z) = {sin2_MZ_SM_running:.6f}\n\n"
    f"With L/R threshold:\n"
    f"  sin^2(M_Z) = {sin2_MZ_lr:.6f}\n\n"
    f"PDG target: {sin2_thetaW_MSbar}\n"
    f"Discrepancy: {rel_diff*100:.1f}%"
)
ax.text(0.1, 0.5, summary_text, transform=ax.transAxes, fontsize=10,
        verticalalignment='center', fontfamily='monospace',
        bbox=dict(boxstyle='round', facecolor='wheat', alpha=0.5))

plt.tight_layout()
figpath = os.path.join(SCRIPT_DIR, 's75_sin2_lr_normalization.png')  # (local)
plt.savefig(figpath, dpi=150)
plt.close()
print(f"  Saved: {figpath}")

elapsed = time.time() - t_start  # (local)
print(f"\n  Total runtime: {elapsed:.1f}s")
print("\n" + "=" * 80)
print("COMPUTATION COMPLETE")
print("=" * 80)
